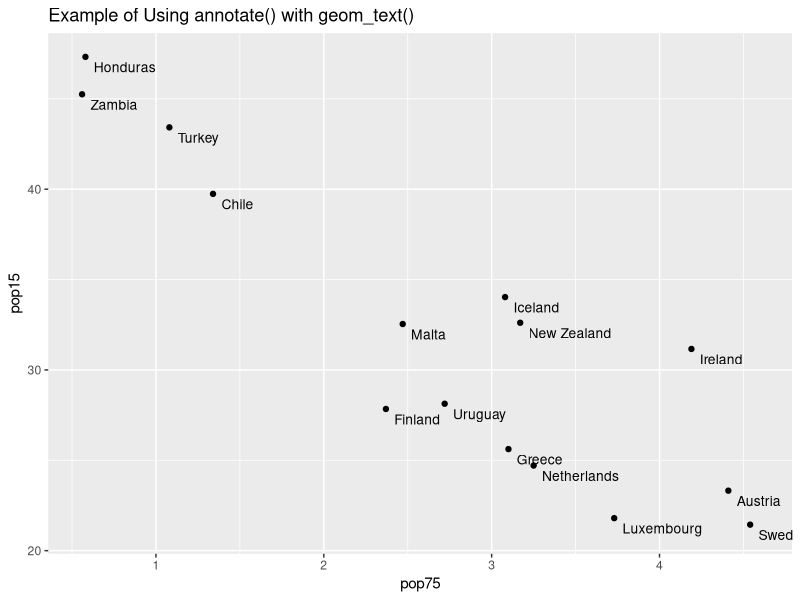

Generate this figure with R:
library( ggplot2 )

sel = sample(
  1:50, 
  15 
)

print(
  ggplot( 
    LifeCycleSavings[ 
      sel,
    ], 
    aes( 
      pop75, 
      pop15 
      ) 
    ) + 
  geom_point(
    ) +
  annotate( 
    "text", 
    x=LifeCycleSavings$pop75[
      sel
    ]+.05, 
    y=LifeCycleSavings$pop15[
      sel
    ]-0.3, 
    label=rownames( 
      LifeCycleSavings[
        sel,
      ] 
    ), 
    hjust=0, 
    vjust=1, 
    size=3.5 
    ) +
  labs( 
    title="Example of Using annotate() with geom_text()" 
    )
  )
